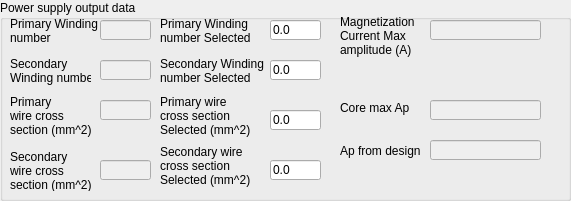
        <widget class="QGroupBox" name="output">
         <property name="geometry">
          <rect>
           <x>250</x>
           <y>490</y>
           <width>571</width>
           <height>201</height>
          </rect>
         </property>
         <property name="title">
          <string>Power supply output data</string>
         </property>
         <widget class="QLabel" name="SecondaryWireCrossSectionSelectedlabel">
          <property name="geometry">
           <rect>
            <x>160</x>
            <y>140</y>
            <width>101</width>
            <height>51</height>
           </rect>
          </property>
          <property name="text">
           <string>Secondary wire
cross section
Selected (mm^2)</string>
          </property>
         </widget>
         <widget class="QLabel" name="PrimaryWindingSelectedlabel">
          <property name="geometry">
           <rect>
            <x>160</x>
            <y>10</y>
            <width>101</width>
            <height>41</height>
           </rect>
          </property>
          <property name="text">
           <string>Primary Winding
number Selected</string>
          </property>
         </widget>
         <widget class="QLabel" name="PrimaryWireCrosSectionlabel">
          <property name="geometry">
           <rect>
            <x>10</x>
            <y>90</y>
            <width>101</width>
            <height>51</height>
           </rect>
          </property>
          <property name="text">
           <string>Primary
wire cross
section (mm^2)</string>
          </property>
         </widget>
         <widget class="QLineEdit" name="SecondaryWindingSelectedValue">
          <property name="geometry">
           <rect>
            <x>270</x>
            <y>60</y>
            <width>51</width>
            <height>20</height>
           </rect>
          </property>
          <property name="text">
           <string>0.0</string>
          </property>
         </widget>
         <widget class="QLineEdit" name="SecondaryWireCrossSectionValue">
          <property name="enabled">
           <bool>false</bool>
          </property>
          <property name="geometry">
           <rect>
            <x>100</x>
            <y>160</y>
            <width>51</width>
            <height>20</height>
           </rect>
          </property>
         </widget>
         <widget class="QLabel" name="ApTheoryLabel">
          <property name="geometry">
           <rect>
            <x>340</x>
            <y>100</y>
            <width>71</width>
            <height>16</height>
           </rect>
          </property>
          <property name="text">
           <string>Core max Ap</string>
          </property>
         </widget>
         <widget class="QLabel" name="SecondaryWindingSelectedlabel">
          <property name="geometry">
           <rect>
            <x>160</x>
            <y>50</y>
            <width>111</width>
            <height>41</height>
           </rect>
          </property>
          <property name="text">
           <string>Secondary Winding
number Selected</string>
          </property>
         </widget>
         <widget class="QLineEdit" name="PrimaryWindingSelectedValue">
          <property name="geometry">
           <rect>
            <x>270</x>
            <y>20</y>
            <width>51</width>
            <height>20</height>
           </rect>
          </property>
          <property name="text">
           <string>0.0</string>
          </property>
         </widget>
         <widget class="QLineEdit" name="SecondaryWindingValue">
          <property name="enabled">
           <bool>false</bool>
          </property>
          <property name="geometry">
           <rect>
            <x>100</x>
            <y>60</y>
            <width>51</width>
            <height>20</height>
           </rect>
          </property>
         </widget>
         <widget class="QLineEdit" name="PrimaryWireCrossSectionValue">
          <property name="enabled">
           <bool>false</bool>
          </property>
          <property name="geometry">
           <rect>
            <x>100</x>
            <y>100</y>
            <width>51</width>
            <height>20</height>
           </rect>
          </property>
         </widget>
         <widget class="QLineEdit" name="ApCalculatedValue">
          <property name="enabled">
           <bool>false</bool>
          </property>
          <property name="geometry">
           <rect>
            <x>430</x>
            <y>140</y>
            <width>111</width>
            <height>20</height>
           </rect>
          </property>
         </widget>
         <widget class="QLabel" name="MagnetizationCurrentMaxlabel">
          <property name="geometry">
           <rect>
            <x>340</x>
            <y>10</y>
            <width>81</width>
            <height>51</height>
           </rect>
          </property>
          <property name="text">
           <string>Magnetization
Current Max
amplitude (A)</string>
          </property>
         </widget>
         <widget class="QLabel" name="ApCalculatedLabel">
          <property name="geometry">
           <rect>
            <x>340</x>
            <y>140</y>
            <width>81</width>
            <height>21</height>
           </rect>
          </property>
          <property name="text">
           <string>Ap from design</string>
          </property>
         </widget>
         <widget class="QLabel" name="label_3">
          <property name="geometry">
           <rect>
            <x>10</x>
            <y>150</y>
            <width>101</width>
            <height>41</height>
           </rect>
          </property>
          <property name="text">
           <string>Secondary
wire cross
section (mm^2)</string>
          </property>
         </widget>
         <widget class="QLabel" name="SecondaryWindinglabel">
          <property name="geometry">
           <rect>
            <x>10</x>
            <y>50</y>
            <width>81</width>
            <height>41</height>
           </rect>
          </property>
          <property name="text">
           <string>Secondary
Winding number</string>
          </property>
         </widget>
         <widget class="QLineEdit" name="PrimaryWireCrossSectionSelectedValue">
          <property name="geometry">
           <rect>
            <x>270</x>
            <y>110</y>
            <width>51</width>
            <height>20</height>
           </rect>
          </property>
          <property name="text">
           <string>0.0</string>
          </property>
         </widget>
         <widget class="QLabel" name="PrimaryWindinglabel">
          <property name="geometry">
           <rect>
            <x>10</x>
            <y>10</y>
            <width>91</width>
            <height>41</height>
           </rect>
          </property>
          <property name="text">
           <string>Primary Winding
number</string>
          </property>
         </widget>
         <widget class="QLineEdit" name="ApTheoryValue">
          <property name="enabled">
           <bool>false</bool>
          </property>
          <property name="geometry">
           <rect>
            <x>430</x>
            <y>100</y>
            <width>111</width>
            <height>20</height>
           </rect>
          </property>
         </widget>
         <widget class="QLineEdit" name="PrimaryWindingValue">
          <property name="enabled">
           <bool>false</bool>
          </property>
          <property name="geometry">
           <rect>
            <x>100</x>
            <y>20</y>
            <width>51</width>
            <height>20</height>
           </rect>
          </property>
         </widget>
         <widget class="QLabel" name="PrimaryWireCrossSectionSelectedlabel">
          <property name="geometry">
           <rect>
            <x>160</x>
            <y>90</y>
            <width>101</width>
            <height>51</height>
           </rect>
          </property>
          <property name="text">
           <string>Primary wire
cross section
Selected (mm^2)</string>
          </property>
         </widget>
         <widget class="QLineEdit" name="MagnetizationCurrentMaxValue">
          <property name="enabled">
           <bool>false</bool>
          </property>
          <property name="geometry">
           <rect>
            <x>430</x>
            <y>20</y>
            <width>111</width>
            <height>20</height>
           </rect>
          </property>
         </widget>
         <widget class="QLineEdit" name="SecondaryWireCrossSectionSelectedValue">
          <property name="geometry">
           <rect>
            <x>270</x>
            <y>160</y>
            <width>51</width>
            <height>20</height>
           </rect>
          </property>
          <property name="text">
           <string>0.0</string>
          </property>
         </widget>
         <widget class="QLabel" name="ApResultLabel">
          <property name="geometry">
           <rect>
            <x>400</x>
            <y>170</y>
            <width>47</width>
            <height>13</height>
           </rect>
          </property>
          <property name="text">
           <string/>
          </property>
         </widget>
        </widget>
